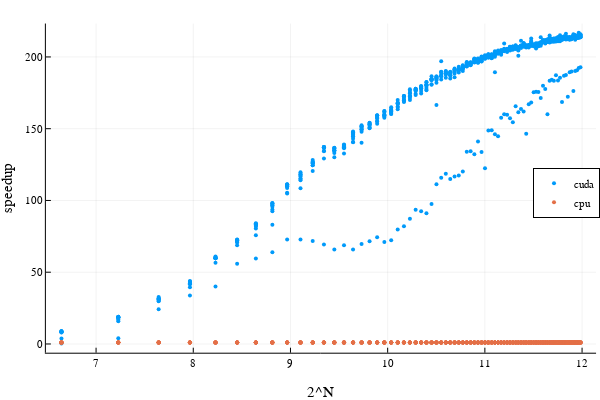

The notebook cell this image was saved under:
### Code cell
using Plots; plotly()
x = repeat(range, inner = 10)
speedup = jltimes ./ cutimes
Plots.scatter(
  log2.(x), [speedup, fill(1.0, length(speedup))], 
  label = ["cuda" "cpu"], markersize = 2, markerstrokewidth = 0,
  legend = :right, xlabel = "2^N", ylabel = "speedup"
)

### Figure 1 — Plotly figure (JSON) as saved in the notebook; plotly's stock layout.template omitted (floating-point values rounded to 4 significant figures; data arrays with more than 128 entries replaced by an {"elided": "..."} marker saying what was removed)
{"data": [{"colorbar": {"title": ""}, "legendgroup": "cuda", "marker": {"color": "rgba(0, 154, 250, 1.000)", "line": {"color": "rgba(0, 0, 0, 1.000)", "width": 0}, "size": 4, "symbol": "circle"}, "mode": "markers", "name": "cuda", "showlegend": true, "type": "scatter", "x": {"elided": "800 float values"}, "xaxis": "x1", "y": {"elided": "800 float values"}, "yaxis": "y1", "zmax": null, "zmin": null}, {"colorbar": {"title": ""}, "legendgroup": "cpu", "marker": {"color": "rgba(227, 111, 71, 1.000)", "line": {"color": "rgba(0, 0, 0, 1.000)", "width": 0}, "size": 4, "symbol": "circle"}, "mode": "markers", "name": "cpu", "showlegend": true, "type": "scatter", "x": {"elided": "800 float values"}, "xaxis": "x1", "y": {"elided": "800 int values"}, "yaxis": "y1", "zmax": null, "zmin": null}], "layout": {"annotations": [], "height": 400, "legend": {"bgcolor": "rgba(255, 255, 255, 1.000)", "bordercolor": "rgba(0, 0, 0, 1.000)", "borderwidth": 1, "font": {"color": "rgba(0, 0, 0, 1.000)", "family": "sans-serif", "size": 11}, "tracegroupgap": 0, "traceorder": "normal", "x": 1, "xanchor": "right", "y": 0.52, "yanchor": "middle"}, "margin": {"b": 20, "l": 0, "r": 0, "t": 20}, "paper_bgcolor": "rgba(255, 255, 255, 1.000)", "plot_bgcolor": "rgba(255, 255, 255, 1.000)", "showlegend": true, "width": 600, "xaxis": {"anchor": "y1", "domain": [0.07647, 0.9934], "gridcolor": "rgba(0, 0, 0, 0.100)", "gridwidth": 0.5, "linecolor": "rgba(0, 0, 0, 1.000)", "mirror": false, "range": [6.484, 12.14], "showgrid": true, "showline": true, "showticklabels": true, "tickangle": 0, "tickcolor": "rgb(0, 0, 0)", "tickfont": {"color": "rgba(0, 0, 0, 1.000)", "family": "sans-serif", "size": 11}, "tickmode": "array", "ticks": "inside", "ticktext": ["7", "8", "9", "10", "11", "12"], "tickvals": [7, 8, 9, 10, 11, 12], "title": "2^N", "titlefont": {"color": "rgba(0, 0, 0, 1.000)", "family": "sans-serif", "size": 15}, "type": "-", "visible": true, "zeroline": false, "zerolinecolor": "rgba(0, 0, 0, 1.000)"}, "yaxis": {"anchor": "x1", "domain": [0.07581, 0.9902], "gridcolor": "rgba(0, 0, 0, 0.100)", "gridwidth": 0.5, "linecolor": "rgba(0, 0, 0, 1.000)", "mirror": false, "range": [-6.083, 223.3], "showgrid": true, "showline": true, "showticklabels": true, "tickangle": 0, "tickcolor": "rgb(0, 0, 0)", "tickfont": {"color": "rgba(0, 0, 0, 1.000)", "family": "sans-serif", "size": 11}, "tickmode": "array", "ticks": "inside", "ticktext": ["0", "50", "100", "150", "200"], "tickvals": [0, 50, 100, 150, 200], "title": "speedup", "titlefont": {"color": "rgba(0, 0, 0, 1.000)", "family": "sans-serif", "size": 15}, "type": "-", "visible": true, "zeroline": false, "zerolinecolor": "rgba(0, 0, 0, 1.000)"}}}
